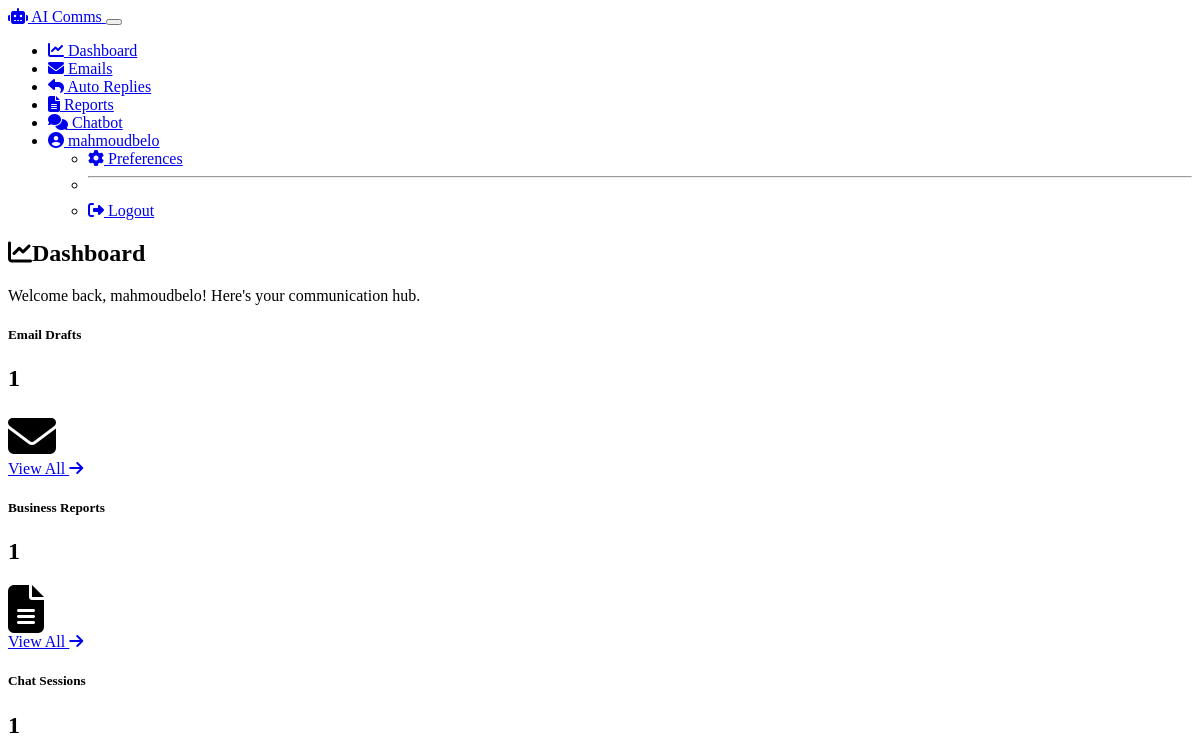
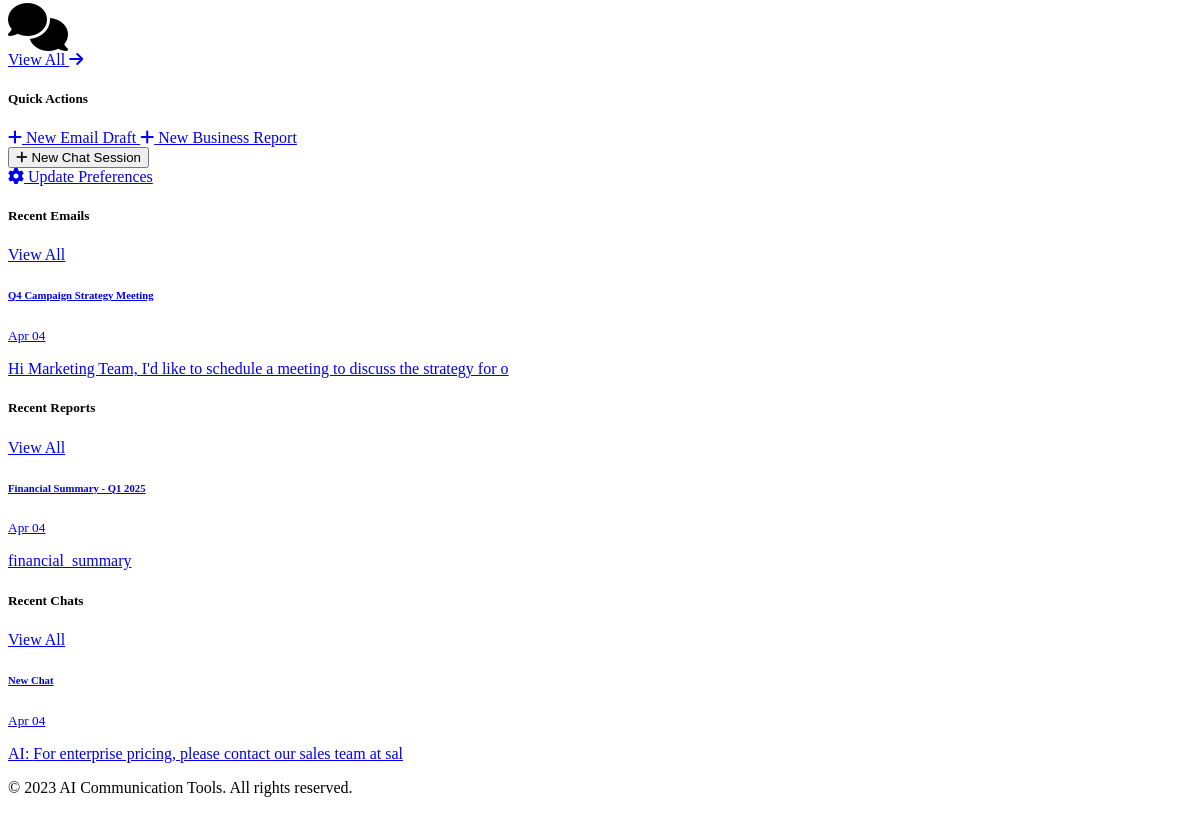
Page /dashboard (signed in) on the earlier database version (2 pictures, top to bottom).
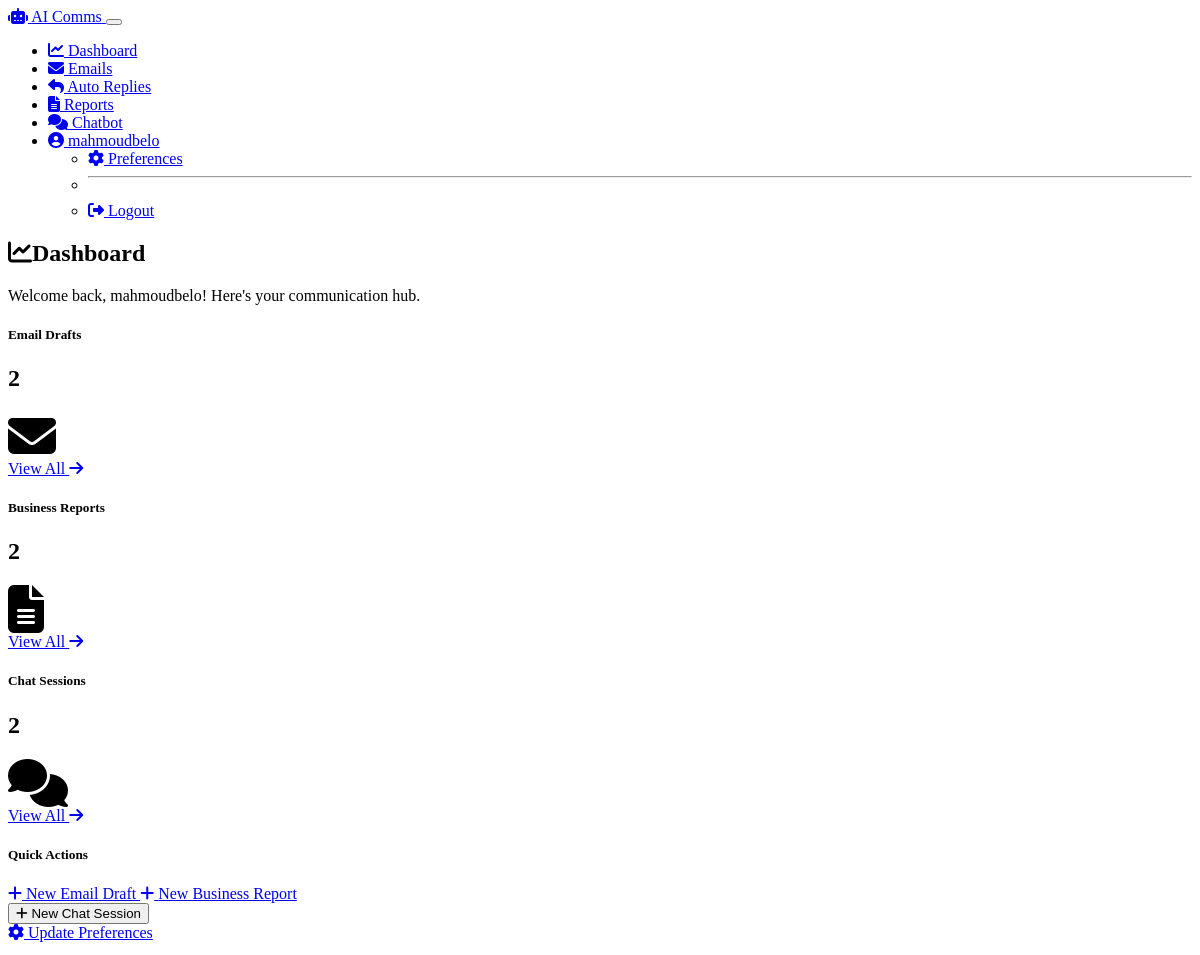
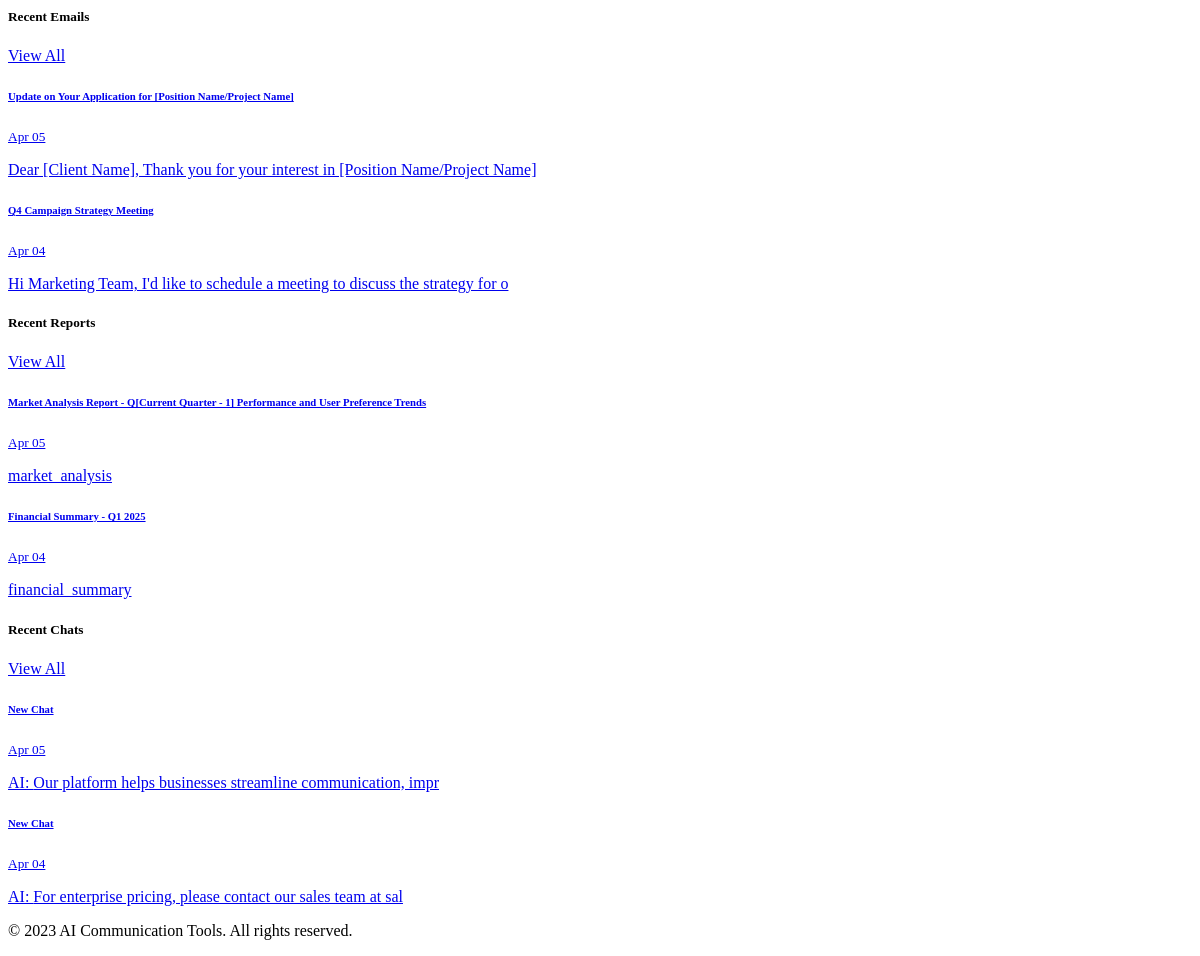
Same page on the later database version (2 pictures, top to bottom).
### models.py (models this page shows, shortened)
class User(UserMixin, db.Model):
    id = db.Column(db.Integer, primary_key=True)
    username = db.Column(db.String(64), unique=True, nullable=False)
    email = db.Column(db.String(120), unique=True, nullable=False)
    password_hash = db.Column(db.String(256), nullable=False)
    created_at = db.Column(db.DateTime, default=datetime.utcnow)
    email_drafts = db.relationship('EmailDraft', backref='author', lazy='dynamic')
    reports = db.relationship('Report', backref='author', lazy='dynamic')
    chat_sessions = db.relationship('ChatSession', backref='user', lazy='dynamic')
    preferences = db.relationship('UserPreference', backref='user', uselist=False)
    auto_replies = db.relationship('AutoReply', backref='user', lazy='dynamic')

class EmailDraft(db.Model):
    id = db.Column(db.Integer, primary_key=True)
    subject = db.Column(db.String(200), nullable=False)
    content = db.Column(db.Text, nullable=False)
    recipient = db.Column(db.String(120))
    created_at = db.Column(db.DateTime, default=datetime.utcnow)
    user_id = db.Column(db.Integer, db.ForeignKey('user.id'), nullable=False)

class Report(db.Model):
    id = db.Column(db.Integer, primary_key=True)
    title = db.Column(db.String(200), nullable=False)
    content = db.Column(db.Text, nullable=False)
    report_type = db.Column(db.String(50), nullable=False)
    source_data = db.Column(db.Text)  # Storing input data used to generate the report
    created_at = db.Column(db.DateTime, default=datetime.utcnow)
    user_id = db.Column(db.Integer, db.ForeignKey('user.id'), nullable=False)

class ChatSession(db.Model):
    id = db.Column(db.Integer, primary_key=True)
    title = db.Column(db.String(200), nullable=False, default="New Chat")
    created_at = db.Column(db.DateTime, default=datetime.utcnow)
    user_id = db.Column(db.Integer, db.ForeignKey('user.id'), nullable=False)
    messages = db.relationship('ChatMessage', backref='session', lazy='dynamic')

class ChatMessage(db.Model):
    id = db.Column(db.Integer, primary_key=True)
    content = db.Column(db.Text, nullable=False)
    is_user = db.Column(db.Boolean, default=True)  # True if message is from user, False if from AI
    timestamp = db.Column(db.DateTime, default=datetime.utcnow)
    session_id = db.Column(db.Integer, db.ForeignKey('chat_session.id'), nullable=False)

### routes.py (the view)
@app.route('/dashboard')
@login_required
def dashboard():
    email_count = EmailDraft.query.filter_by(user_id=current_user.id).count()
    report_count = Report.query.filter_by(user_id=current_user.id).count()
    chat_count = ChatSession.query.filter_by(user_id=current_user.id).count()
    recent_emails = EmailDraft.query.filter_by(user_id=current_user.id).order_by(EmailDraft.created_at.desc()).limit(3).all()
    recent_reports = Report.query.filter_by(user_id=current_user.id).order_by(Report.created_at.desc()).limit(3).all()
    recent_chats = ChatSession.query.filter_by(user_id=current_user.id).order_by(ChatSession.created_at.desc()).limit(3).all()
    from models import ChatMessage
    return render_template(
        'dashboard.html',
        email_count=email_count,
        report_count=report_count,
        chat_count=chat_count,
        recent_emails=recent_emails,
        recent_reports=recent_reports,
        recent_chats=recent_chats,
        ChatMessage=ChatMessage
    )

### app.py (called while the page is built)
@login_manager.user_loader
def load_user(user_id):
    from models import User
    return User.query.get(int(user_id))

### templates/dashboard.html (shortened to what this page needs)
{% extends 'base.html' %}
{% block content %}
<div class="row mb-4">
    <div class="col">
        <h2><i class="fas fa-chart-line me-2"></i>Dashboard</h2>
        <p class="lead">Welcome back, {{ current_user.username }}! Here's your communication hub.</p>
    </div>
</div>
<div class="row mb-4">
    <div class="col-md-4">
        <div class="card bg-primary text-white h-100">
            <div class="card-body">
                <div class="d-flex justify-content-between align-items-center">
                    <div>
                        <h5 class="card-title">Email Drafts</h5>
                        <h2 class="card-text">{{ email_count }}</h2>
                    </div>
                    <i class="fas fa-envelope fa-3x opacity-50"></i>
                </div>
            </div>
            <div class="card-footer bg-primary border-0">
                <a href="{{ url_for('email_drafts') }}" class="text-white text-decoration-none">View All <i class="fas fa-arrow-right ms-1"></i></a>
            </div>
        </div>
    </div>
    <div class="col-md-4">
        <div class="card bg-success text-white h-100">
            <div class="card-body">
                <div class="d-flex justify-content-between align-items-center">
                    <div>
                        <h5 class="card-title">Business Reports</h5>
                        <h2 class="card-text">{{ report_count }}</h2>
                    </div>
                    <i class="fas fa-file-alt fa-3x opacity-50"></i>
                </div>
            </div>
            <div class="card-footer bg-success border-0">
                <a href="{{ url_for('reports') }}" class="text-white text-decoration-none">View All <i class="fas fa-arrow-right ms-1"></i></a>
            </div>
        </div>
    </div>
    <div class="col-md-4">
        <div class="card bg-info text-white h-100">
            <div class="card-body">
                <div class="d-flex justify-content-between align-items-center">
                    <div>
                        <h5 class="card-title">Chat Sessions</h5>
                        <h2 class="card-text">{{ chat_count }}</h2>
                    </div>
                    <i class="fas fa-comments fa-3x opacity-50"></i>
                </div>
            </div>
            <div class="card-footer bg-info border-0">
                <a href="{{ url_for('chatbot') }}" class="text-white text-decoration-none">View All <i class="fas fa-arrow-right ms-1"></i></a>
            </div>
        </div>
    </div>
</div>
<div class="row mb-4">
    <div class="col-12">
        <div class="card">
            <div class="card-header">
                <h5 class="mb-0">Quick Actions</h5>
            </div>
            <div class="card-body">
                <div class="d-flex flex-wrap gap-2">
                    <a href="{{ url_for('new_email') }}" class="btn btn-primary">
                        <i class="fas fa-plus me-1"></i> New Email Draft
                    </a>
                    <a href="{{ url_for('new_report') }}" class="btn btn-success">
                        <i class="fas fa-plus me-1"></i> New Business Report
                    </a>
                    <form action="{{ url_for('new_chat') }}" method="post" class="d-inline">
                        <button type="submit" class="btn btn-info">
                            <i class="fas fa-plus me-1"></i> New Chat Session
                        </button>
                    </form>
                    <a href="{{ url_for('preferences') }}" class="btn btn-secondary">
                        <i class="fas fa-cog me-1"></i> Update Preferences
                    </a>
                </div>
            </div>
        </div>
    </div>
</div>
<div class="row">
    <div class="col-md-4">
        <div class="card h-100">
            <div class="card-header d-flex justify-content-between align-items-center">
                <h5 class="mb-0">Recent Emails</h5>
                <a href="{{ url_for('email_drafts') }}" class="btn btn-sm btn-outline-primary">View All</a>
            </div>
            <div class="card-body">
                {% if recent_emails %}
                <div class="list-group">
                    {% for email in recent_emails %}
                    <a href="{{ url_for('view_email', email_id=email.id) }}" class="list-group-item list-group-item-action">
                        <div class="d-flex w-100 justify-content-between">
                            <h6 class="mb-1 text-truncate">{{ email.subject }}</h6>
                            <small>{{ email.created_at.strftime('%b %d') }}</small>
                        </div>
                        <p class="mb-1 text-truncate text-muted">{{ email.content[:80] }}</p>
                    </a>
                    {% endfor %}
                </div>
                {% else %}
                <div class="text-center p-4">
                    <i class="fas fa-envelope fa-3x mb-3 text-muted"></i>
                    <p>No email drafts yet</p>
                    <a href="{{ url_for('new_email') }}" class="btn btn-sm btn-primary">Create First Email</a>
                </div>
                {% endif %}
            </div>
        </div>
    </div>
    <div class="col-md-4">
        <div class="card h-100">
            <div class="card-header d-flex justify-content-between align-items-center">
                <h5 class="mb-0">Recent Reports</h5>
                <a href="{{ url_for('reports') }}" class="btn btn-sm btn-outline-success">View All</a>
            </div>
            <div class="card-body">
                {% if recent_reports %}
                <div class="list-group">
                    {% for report in recent_reports %}
                    <a href="{{ url_for('view_report', report_id=report.id) }}" class="list-group-item list-group-item-action">
                        <div class="d-flex w-100 justify-content-between">
                            <h6 class="mb-1 text-truncate">{{ report.title }}</h6>
                            <small>{{ report.created_at.strftime('%b %d') }}</small>
                        </div>
                        <p class="mb-1 text-truncate text-muted">{{ report.report_type }}</p>
                    </a>
                    {% endfor %}
                </div>
                {% else %}
                <div class="text-center p-4">
                    <i class="fas fa-file-alt fa-3x mb-3 text-muted"></i>
                    <p>No reports yet</p>
                    <a href="{{ url_for('new_report') }}" class="btn btn-sm btn-success">Create First Report</a>
                </div>
                {% endif %}
            </div>
        </div>
    </div>
    <div class="col-md-4">
        <div class="card h-100">
            <div class="card-header d-flex justify-content-between align-items-center">
                <h5 class="mb-0">Recent Chats</h5>
                <a href="{{ url_for('chatbot') }}" class="btn btn-sm btn-outline-info">View All</a>
            </div>
            <div class="card-body">
                {% if recent_chats %}
                <div class="list-group">
                    {% for chat in recent_chats %}
                    <a href="{{ url_for('view_chat', chat_id=chat.id) }}" class="list-group-item list-group-item-action">
                        <div class="d-flex w-100 justify-content-between">
                            <h6 class="mb-1">{{ chat.title }}</h6>
                            <small>{{ chat.created_at.strftime('%b %d') }}</small>
                        </div>
                        <p class="mb-1 text-truncate text-muted">
                            {% set last_message = chat.messages.order_by(ChatMessage.timestamp.desc()).first() if chat.messages else None %}
                            {% if last_message %}
                                {{ "You: " if last_message.is_user else "AI: " }}{{ last_message.content[:60] }}
                            {% else %}
                                No messages yet
                            {% endif %}
                        </p>
                    </a>
                    {% endfor %}
                </div>
                {% endif %}
            </div>
        </div>
    </div>
</div>
{% endblock %}

### templates/base.html (shortened to what this page needs)
<!DOCTYPE html>
<html lang="en" data-bs-theme="dark">
<head>
    <link rel="stylesheet" href="https://cdn.replit.com/agent/bootstrap-agent-dark-theme.min.css">
    <link rel="stylesheet" href="https://cdnjs.cloudflare.com/ajax/libs/font-awesome/6.4.0/css/all.min.css">
    <link rel="stylesheet" href="{{ url_for('static', filename='css/custom.css') }}">
</head>
<body>
    <nav class="navbar navbar-expand-lg bg-body-tertiary">
        <div class="container">
            <a class="navbar-brand d-flex align-items-center" href="{{ url_for('index') }}">
                <i class="fas fa-robot me-2"></i>
                <span>AI Comms</span>
            </a>
            <button class="navbar-toggler" type="button" data-bs-toggle="collapse" data-bs-target="#navbarNav"
                aria-controls="navbarNav" aria-expanded="false" aria-label="Toggle navigation">
            </button>
            <div class="collapse navbar-collapse" id="navbarNav">
                <ul class="navbar-nav ms-auto">
                    {% if current_user.is_authenticated %}
                    <li class="nav-item">
                        <a class="nav-link {% if request.endpoint == 'dashboard' %}active{% endif %}" href="{{ url_for('dashboard') }}">
                            <i class="fas fa-chart-line me-1"></i> Dashboard
                        </a>
                    </li>
                    <li class="nav-item">
                        <a class="nav-link {% if request.endpoint == 'email_drafts' or request.endpoint == 'new_email' or request.endpoint == 'view_email' %}active{% endif %}" href="{{ url_for('email_drafts') }}">
                            <i class="fas fa-envelope me-1"></i> Emails
                        </a>
                    </li>
                    <li class="nav-item">
                        <a class="nav-link {% if request.endpoint == 'auto_replies' or request.endpoint == 'new_auto_reply' or request.endpoint == 'view_auto_reply' %}active{% endif %}" href="{{ url_for('auto_replies') }}">
                            <i class="fas fa-reply me-1"></i> Auto Replies
                        </a>
                    </li>
                    <li class="nav-item">
                        <a class="nav-link {% if request.endpoint == 'reports' or request.endpoint == 'new_report' or request.endpoint == 'view_report' %}active{% endif %}" href="{{ url_for('reports') }}">
                            <i class="fas fa-file-alt me-1"></i> Reports
                        </a>
                    </li>
                    <li class="nav-item">
                        <a class="nav-link {% if request.endpoint == 'chatbot' or request.endpoint == 'view_chat' %}active{% endif %}" href="{{ url_for('chatbot') }}">
                            <i class="fas fa-comments me-1"></i> Chatbot
                        </a>
                    </li>
                    <li class="nav-item dropdown">
                        <a class="nav-link dropdown-toggle" href="#" role="button" data-bs-toggle="dropdown" aria-expanded="false">
                            <i class="fas fa-user-circle me-1"></i> {{ current_user.username }}
                        </a>
                        <ul class="dropdown-menu dropdown-menu-end">
                            <li><a class="dropdown-item" href="{{ url_for('preferences') }}"><i class="fas fa-cog me-1"></i> Preferences</a></li>
                            <li><hr class="dropdown-divider"></li>
                            <li><a class="dropdown-item" href="{{ url_for('logout') }}"><i class="fas fa-sign-out-alt me-1"></i> Logout</a></li>
                        </ul>
                    </li>
                    {% endif %}
                </ul>
            </div>
        </div>
    </nav>
    <main class="container py-4">
        {% block content %}{% endblock %}
    </main>
    <footer class="bg-body-tertiary py-4 mt-5">
        <div class="container text-center">
            <p class="mb-0">© 2023 AI Communication Tools. All rights reserved.</p>
        </div>
    </footer>
</body>
</html>

### static/css/custom.css (style rules this page uses)
.card { transition: all 0.3s ease; }
::placeholder { color: rgba(255, 255, 255, 0.5) !important; }

Differences in the rows shown:
added EmailDraft: subject "Update on Your Application for [Position Name/Project Name]", created_at "Apr 05", content "Dear [Client Name], Thank you for your interest in [Position Name/Project Name]"
added Report: title "Market Analysis Report - Q[Current Quarter - 1] Performance and User Preference Trends", created_at "Apr 05", report_type "market_analysis"
added ChatSession: title "New Chat", created_at "Apr 05"
added ChatMessage: is_user "AI:", content "Our platform helps businesses streamline communication, impr"
Other differences:
{{ email_count }}: "1" → "2"
{{ report_count }}: "1" → "2"
{{ chat_count }}: "1" → "2"
